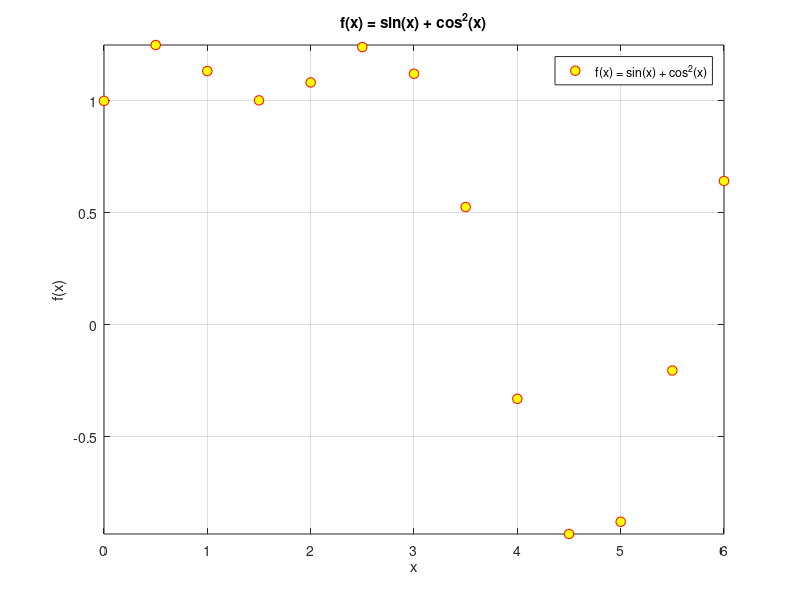
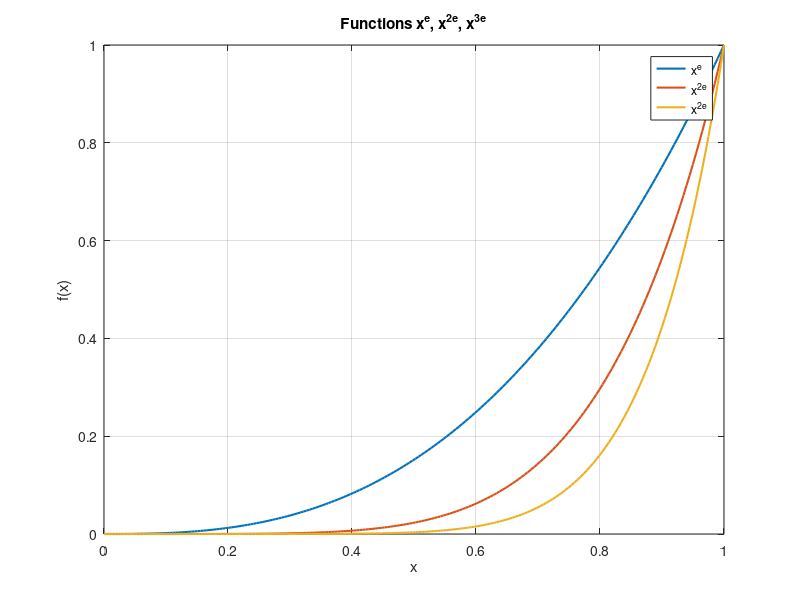
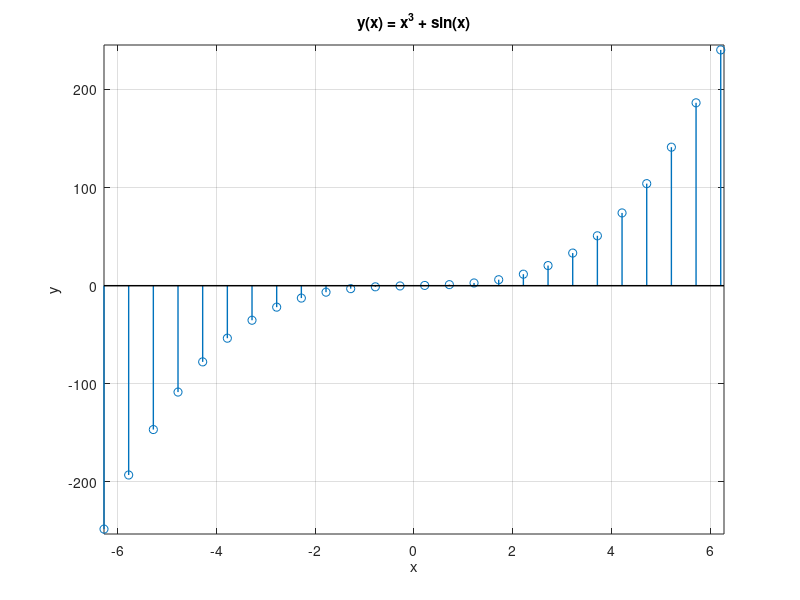
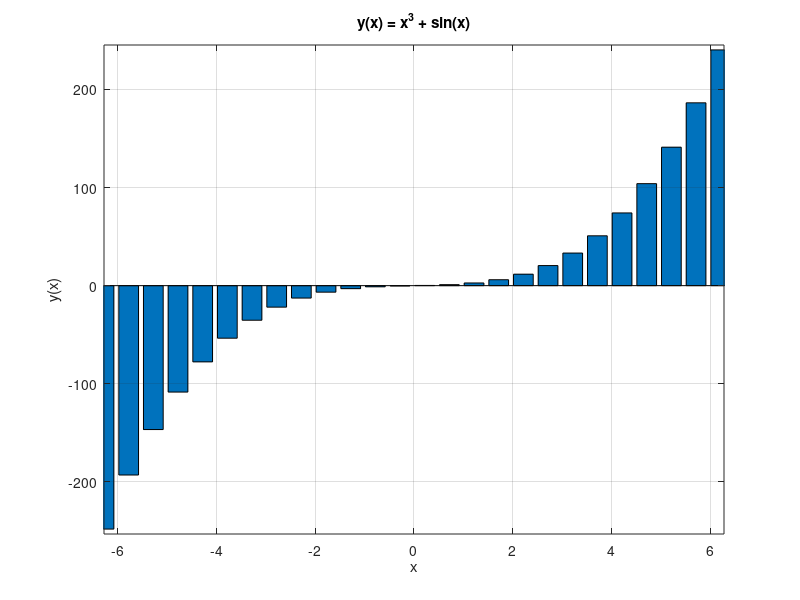

Recreate these plots in MATLAB, in order.
%% 3 Laboratory Work - Preparation of 2D graphics
% Variant 5
% Figures 1-4

clear;
clc;
close all;

x1 = 0:0.5:2*pi;
y1 = sin(x1) + cos(x1).^2;

figure(1);
plot(x1, y1, 'ro', ...
    'MarkerFaceColor', 'y', ...
    'MarkerSize', 7);

grid on;
xlabel('x');
ylabel('f(x)');
title('f(x) = sin(x) + cos^2(x)');
legend('f(x) = sin(x) + cos^2(x)', 'Location', 'best');

xlim([min(x1) max(x1)]);
ylim([min(y1) max(y1)]);


x2 = linspace(0, 1, 200);

f1 = x2.^exp(1);
f2 = x2.^(2*exp(1));
f3 = x2.^(3*exp(1));

figure(2);

plot(x2, f1, 'LineWidth', 1.5);
hold on;
plot(x2, f2, 'LineWidth', 1.5);
plot(x2, f3, 'LineWidth', 1.5);
hold off;

grid on;
xlabel('x');
ylabel('f(x)');
title('Functions x^e, x^{2e}, x^{3e}');
legend('x^e', 'x^{2e}', 'x^{2e}', 'Location', 'best');

xlim([0 1]);
ylim([0 1]);



x3 = -2*pi:0.5:2*pi;
y3 = x3.^3 + sin(x3);


figure(3);

stem(x3, y3, 'LineWidth', 1);

hold on;
plot([-2*pi 2*pi], [0 0], 'k-', 'LineWidth', 1);
hold off;

grid on;
xlabel('x');
ylabel('y');
title('y(x) = x^3 + sin(x)');

xlim([-2*pi 2*pi]);
ylim([min(y3)-5 max(y3)+5]);



figure(4);

bar(x3, y3);

grid on;
xlabel('x');
ylabel('y(x)');
title('y(x) = x^3 + sin(x)');

xlim([-2*pi 2*pi]);
ylim([min(y3)-5 max(y3)+5]);
